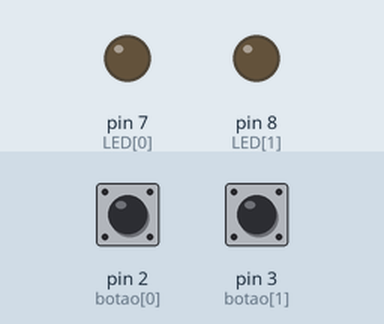
The sketch below on a simulated Arduino Uno, built with avr-gcc and run on an emulated ATmega328P. Parts: output pins drawn as LEDs (lit = HIGH). The inputs (shaded band) are chosen by the test bench; at power-on: pin 2 (botao[0]) HIGH, pin 3 (botao[1]) HIGH.

Above: at 1.2 s.
1.3 s: pin 2 (botao[0]) pulled LOW for 0.15 s
At 2.3 s:
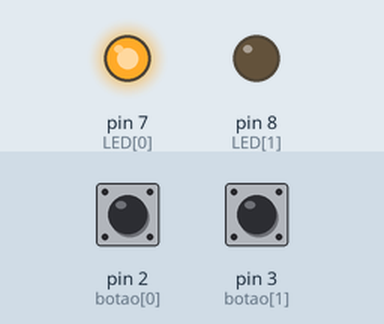
2.9 s: pin 3 (botao[1]) pulled LOW for 0.15 s
At 3.5 s:
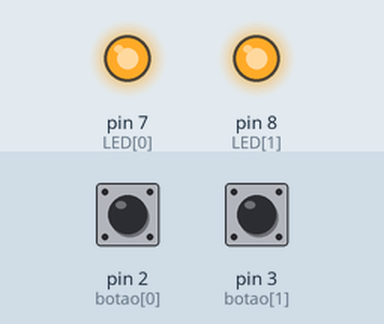
4.5 s: pin 2 (botao[0]) pulled LOW for 1 s
At 5.9 s:
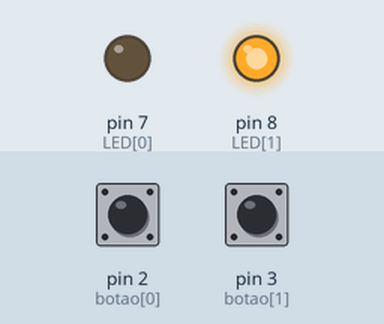
7.0 s: pin 2 (botao[0]) pulled LOW for 3.2 s
At 7.8 s:
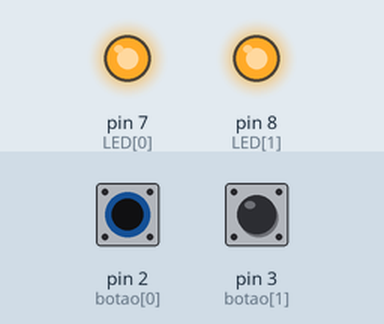
11.7 s: pin 3 (botao[1]) pulled LOW for 1 s
At 12.6 s:
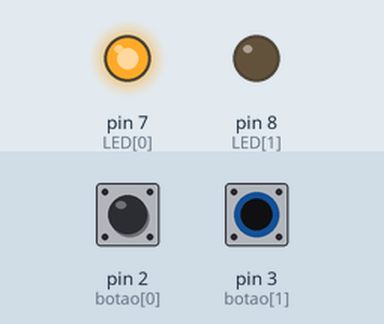
Timing chart, 0 to 14.7 s (numbered marks = the images above; inputs shaded):
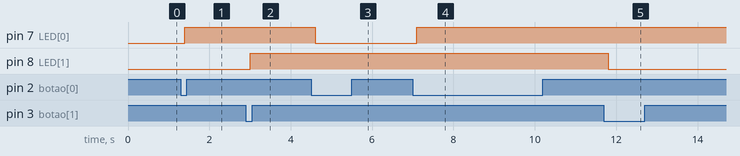

Measured:
- after the input at 1.3 s, pin 7 (LED[0]): LOW → HIGH after 0.10 s
- after the input at 2.9 s, pin 8 (LED[1]): LOW → HIGH after 0.10 s
- after the input at 4.5 s, pin 7 (LED[0]): HIGH → LOW after 0.10 s
- after the input at 7.0 s, pin 7 (LED[0]): LOW → HIGH after 0.10 s
- after the input at 11.7 s, pin 8 (LED[1]): HIGH → LOW after 0.10 s

The sketch:

exemplo2.ino
```cpp
//Parametrizacao para a quantidade de botoes e LEDs
#define QUANTIDADE_BOTOES 2
const int botao[2] = {2, 3}; // Pinos especificos, nao é possivel parametrizar
const int LED[2] = {7, 8};

//Declaracao das variaveis parametrizadas
bool nivel_passado_botao[QUANTIDADE_BOTOES] = {0};   // nivel atual de entrada do botao[i]
bool nivel_antes_debounce_botao[QUANTIDADE_BOTOES] = {0}; // nivel lido anteriormente no botao[i]
bool leitura_atual[QUANTIDADE_BOTOES]={0};
unsigned long ultima_mudanca_botao_entrada[QUANTIDADE_BOTOES] = {0};
int debounce_Delay[QUANTIDADE_BOTOES] = {0};

void setup() {
for (int i = 0; i < QUANTIDADE_BOTOES; i++){
  //Inicializacao das variaveis parametrizadas
  nivel_passado_botao[i] = HIGH;     // nivel atual de entrada do botao[i]
  nivel_antes_debounce_botao[i] = HIGH;   // nivel lido anteriormente no botao[i]
  leitura_atual[i]=HIGH;
  ultima_mudanca_botao_entrada[i] = 0;
  debounce_Delay[i] = 100;

  pinMode(botao[i], INPUT_PULLUP);
  pinMode(LED[i], OUTPUT);
  }
}

void loop() {
  for (int i = 0; i < QUANTIDADE_BOTOES; i++){
    // leitura do estado atual do botao[i]
    leitura_atual[i] = digitalRead(botao[i]);
    if (leitura_atual[i] != nivel_antes_debounce_botao[i]) {
      ultima_mudanca_botao_entrada[i] = millis();
    }
    nivel_antes_debounce_botao[i] = leitura_atual[i];
    // O sinal de entrada devera ficar estavel por no minimo "debounce_Delay[i]"
    if ((millis() - ultima_mudanca_botao_entrada[i]) > debounce_Delay[i]) {
      // caso o botao tenha alterado o nivel, ele atualiza a variavel
      if (leitura_atual[i] != nivel_passado_botao[i]) {
      nivel_passado_botao[i] = leitura_atual[i];

        // altera o estado do LED quando pressiona o botão (LOW)
        if (nivel_passado_botao[i] == LOW) {
           digitalWrite(LED[i], !digitalRead(LED[i]));
        }
      }
    }
  }
}
```
